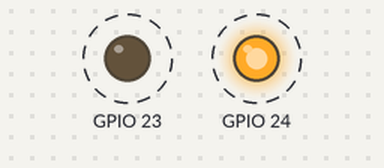
The program below on a simulated Raspberry Pi (BCM pin numbers). On the bench: output pins drawn as LEDs (lit = HIGH). Dashed ring = blinking.

Above: at 0.5 s.
Timing chart, 0 to 4.6 s (numbered marks = the images above):
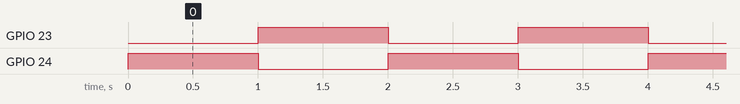

The program:

gpio_blink.py
```python
#!/usr/bin/python

# gpio_blink.py
# by Scott Kildall (www.kildall.com)
# LED is on pin 4, use a 270 Ohm resistor to ground
# run as sudo gpio_blink.py
# http://www.instructables.com/id/Raspberry-Pi-Python-scripting-the-GPIO/step6/Blink-an-LED-in-Python/

import RPi.GPIO as GPIO
import time

GPIO.setwarnings(False)
GPIO.setmode(GPIO.BCM)
GPIO.setup(24, GPIO.OUT)
GPIO.setup(23, GPIO.OUT)

state = True

# endless loop, on/off for 1 second
while True:
   GPIO.output(24,True)
   GPIO.output(23,False)
   time.sleep(1)
   GPIO.output(24,False)
   GPIO.output(23,True)
   time.sleep(1)
```

Measured:
- by itself, GPIO 23, GPIO 24: alternates HIGH for 1.0 s and LOW for 1.0 s
